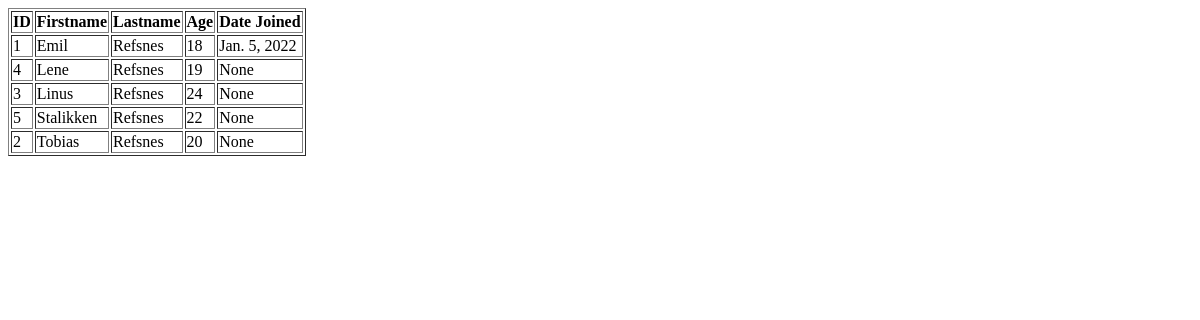
Before: /testing/ with the older database file.
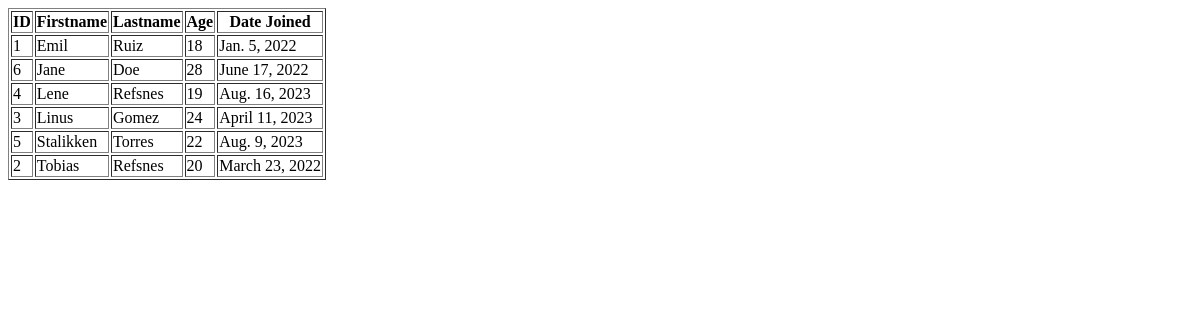
After: the same page with the newer database file.
### members/models.py (models this page shows, shortened)
class Member(models.Model):
    firstname = models.CharField(max_length=255)
    lastname = models.CharField(max_length=255)
    age = models.IntegerField(null=True)
    joined_date = models.DateField(null=True)

### members/views.py (the view)
# urls.py: path('testing/', views.testing, name='testing')
def testing(request):
    mydata = Member.objects.all().order_by('firstname').values()
    template = loader.get_template('template.html')
    context = {
        "mydata":mydata,
    }
    return HttpResponse(template.render(context,request))

### members/templates/template.html (shortened to what this page needs)
<!DOCTYPE html>
<html lang="en">
<head>
</head>
<body>
    <table border='1'>
        <tr>
          <th>ID</th>
          <th>Firstname</th>
          <th>Lastname</th>
          <th>Age</th>
          <th>Date Joined</th>
        </tr>
        {% for x in mydata %}
          <tr>
            <td>{{ x.id }}</td>
              <td>{{ x.firstname }}</td>
            <td>{{ x.lastname }}</td>
            <td>{{ x.age }}</td>
            <td>{{ x.joined_date }}</td>
          </tr>
        {% endfor %}
      </table>
</body>
</html>

Changed rows visible on the page:
changed Member "Emil": lastname "Refsnes" → "Ruiz"
added Member: id "6", firstname "Jane", lastname "Doe", age "28", joined_date "June 17, 2022"
changed Member "Lene": joined_date "None" → "Aug. 16, 2023"
changed Member "Linus": lastname "Refsnes" → "Gomez"; joined_date "None" → "April 11, 2023"
changed Member "Stalikken": lastname "Refsnes" → "Torres"; joined_date "None" → "Aug. 9, 2023"
changed Member "Tobias": joined_date "None" → "March 23, 2022"
